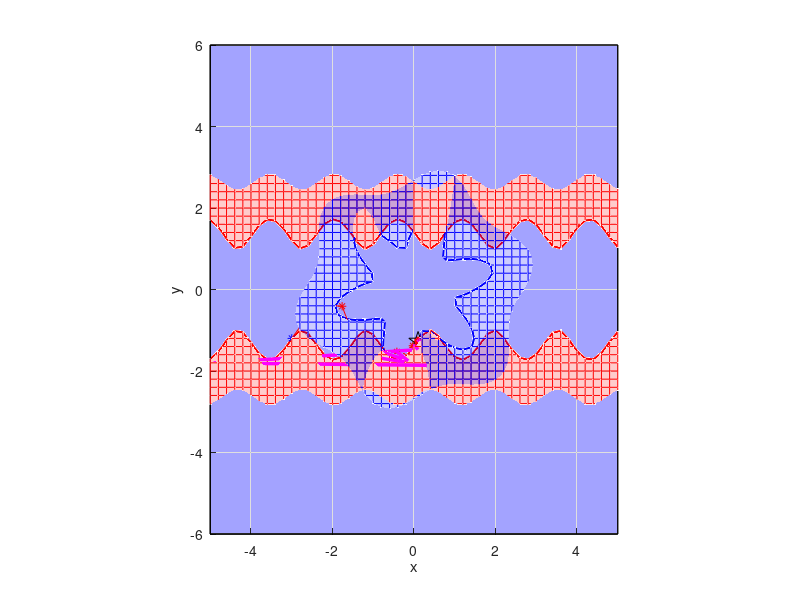

Reproduce this figure in MATLAB.

% Broideno metodas 2 lygciu sistemai su vaizdavimu
function pagrindine
clc,close all
scrsz = get(0,'ScreenSize')

x=[-5:0.2:5];y=[-6:0.2:6];
Z=pavirsius(@f,x,y);
% [left, bottom, width, height]
fig1=figure(1);set(fig1,'Position',[50 scrsz(4)/1.8 scrsz(3)/3 scrsz(4)/3],'Color','w');
hold on,grid on,axis equal,axis([min(x) max(x) min(y) max(y) 0 5]);view([0 0 1]);xlabel('x'),ylabel('y');
mesh(x,y,Z(:,:,1)','FaceAlpha',0.2,'FaceColor','r','EdgeColor','r');contour(x,y,Z(:,:,1)',[0 0],'LineWidth',1.5,'LineColor','r');
mesh(x,y,Z(:,:,2)','FaceAlpha',0.2,'FaceColor','b','EdgeColor','b');contour(x,y,Z(:,:,2)',[0 0],'LineWidth',1.5,'LineColor','b');
xx=axis; fill([xx(1),xx(1),xx(2),xx(2)],[xx(3),xx(4),xx(4),xx(3)],'b','FaceAlpha',0.2);
pause
xx=axis; fill([xx(1),xx(1),xx(2),xx(2)],[xx(3),xx(4),xx(4),xx(3)],'b','FaceAlpha',0.2);

eps=1e-5;itmax=100;
x=[3.5;-8];
x=[-3;-1.2];
n=length(x);

% Pradinio Jakobio matricos artinio apskaiciavimas: **********
if 1  % pradinis A artinys skaiciuojamas pagal skaitinio diferencijavimo formule;
    dx=sum(abs(x))*1e-5; f0=f(x);
    for i=1:n
        x1=x;x1(i)=x1(i)+dx; f1=f(x1); A(:,i)=(f1-f0)/dx;
    end
else,  % pradinis A artinys yra parinkta istrizainine matrica 
    A=-eye(n)*(-11);   %*10  *15 *8) 
end  

% Broideno metodo iteracijos:
ff=f(x);  % pradine funkcijos reiksme
figure(1);plot3(x(1),x(2),0,'b*');line([x(1),x(1)],[x(2),x(2)],[0,ff(1)],'Color','black');

for iii=1:itmax
    s=-A\ff; x1=x+s; ff1=f(x1); A=A+(ff1-ff-A*s)*s'/(s'*s);
    figure(1);plot3(x1(1),x1(2),0,'r*');line([x(1),x1(1)],[x(2),x1(2)],[0,0],'Color','red');
    line([x(1),x1(1)],[x(2),x1(2)],[ff(1),0*ff1(1)],'Color','magenta','LineWidth',2.5);
    pause;
    
    tikslumas=norm(s)/(norm(x)+norm(s));
    
    fprintf(1,'\n iteracija %d  tikslumas %g',iii,tikslumas);
    if tikslumas < eps,         fprintf(1,'\n sprendinys x =');fprintf(1,'  %g',x); plot3(x(1),x(2),0,'kp','MarkerSize',14); break;
    elseif iii == itmax,fprintf(1,'\n ****tikslumas nepasiektas. Paskutinis artinys x =');fprintf(1,'  %g',x); plot3(x(1),x(2),0,'gp'); break;
    end
    
    ff=ff1; x=x1;
end
fprintf(1,'\n funkcijos reiksme f =');  fprintf(1,'  %g',f(x));fprintf(1,'\n');
return
end

%   Lygciu sistemos funkcija 
    function fff=f(x)
          fff=[ sin(4*x(1))+x(2)^2-2;
                x(1)^2+x(2)^2-(0.5*sin(6*atan(x(2)/x(1)))+1.5)^2];
    return
    end

    function Z=pavirsius(funk,x,y)
        for i=1:length(x), for j=1:length(y)
              Z(i,j,1:2)=funk([x(i),y(j)]);
        end, end
    return
    end